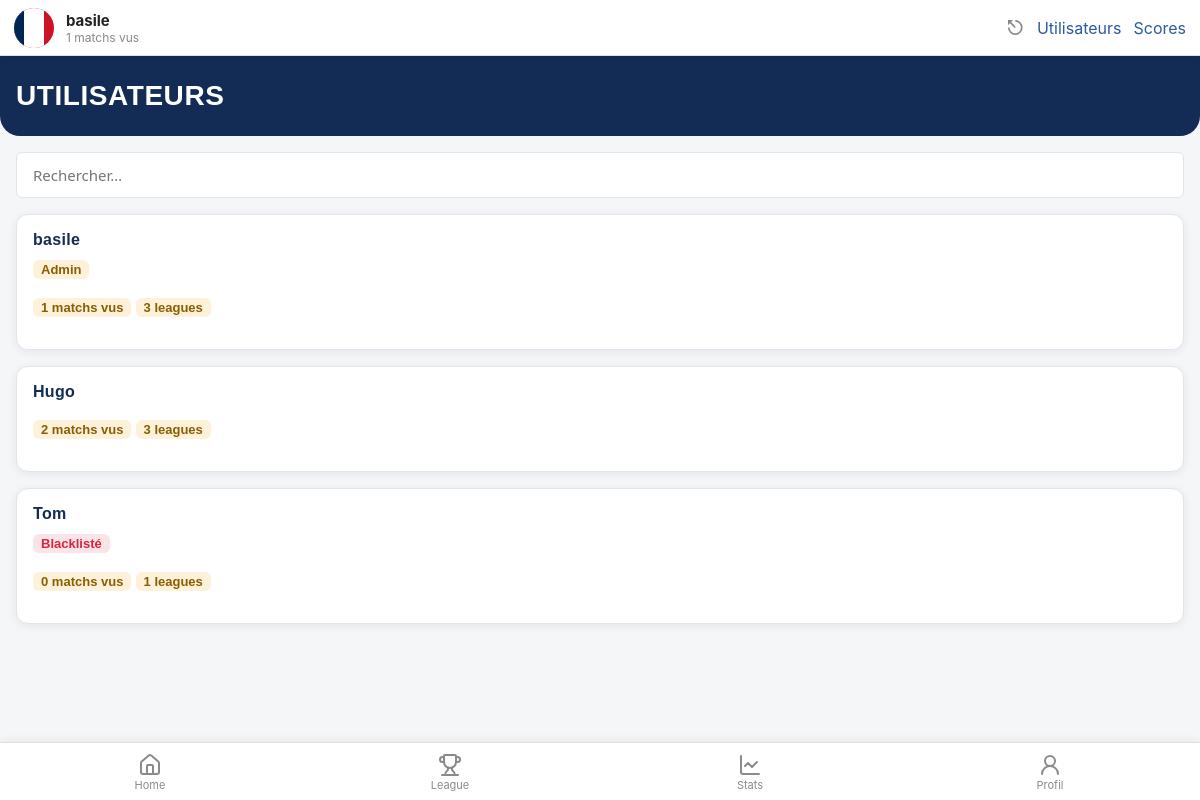
Page /index.php?view=users (signed in) on the committed database.
### tables this page shows
CREATE TABLE `UTILISATEUR` (
  `id` int NOT NULL,
  `pseudo` varchar(50) NOT NULL,
  `mot_de_passe` varchar(255) NOT NULL,
  `equipe_pref_id` int DEFAULT NULL,
  `joueur_pref_id` int DEFAULT NULL,
  `pdp` varchar(255) NOT NULL,
  `admin` tinyint(1) NOT NULL DEFAULT '0',
  `blacklist` tinyint(1) NOT NULL DEFAULT '0'
);

### libs/maLibUtils.php (called while the page is built, shortened)
<?php
function valider($nom,$type="REQUEST")
{
	switch($type)
	{
		case 'REQUEST':
		if(isset($_REQUEST[$nom]) && !($_REQUEST[$nom] == ""))
			return proteger($_REQUEST[$nom]);
		break;
		case 'SESSION':
		if(isset($_SESSION[$nom]) && !($_SESSION[$nom] == ""))
			return $_SESSION[$nom];
		break;
	}
	return false;
}
function proteger($str)
{
	if (is_array($str))
	{
		$nextTab = array();
		foreach($str as $cle => $val)
		{
			$nextTab[$cle] = addslashes($val);
		}
		return $nextTab;
	}
	else
		return addslashes ($str);
}
?>

### libs/maLibSQL.pdo.php (called while the page is built, shortened)
<?php
function SQLGetChamp($sql)
{
	global $BDD_host;
	global $BDD_base;
	global $BDD_user;
	global $BDD_password;
	try {
		$dbh = new PDO("mysql:host=$BDD_host;dbname=$BDD_base", $BDD_user, $BDD_password);
	} catch (PDOException $e) {
		die("<font color=\"red\">SQLGetChamp: Erreur de connexion : " . $e->getMessage() . "</font>");
	}
	$dbh->exec("SET CHARACTER SET utf8");
	$res = $dbh->query($sql);
	$num = $res->rowCount();
	$res->setFetchMode(PDO::FETCH_NUM);
	$ligne = $res->fetch();
	if ($ligne == false) return false;
	else return $ligne[0];
}
function SQLSelect($sql)
{
 	global $BDD_host;
	global $BDD_base;
 	global $BDD_user;
 	global $BDD_password;
	try {
		$dbh = new PDO("mysql:host=$BDD_host;dbname=$BDD_base", $BDD_user, $BDD_password);
	} catch (PDOException $e) {
		die("<font color=\"red\">SQLSelect: Erreur de connexion : " . $e->getMessage() . "</font>");
	}
	$dbh->exec("SET CHARACTER SET utf8");
	$res = $dbh->query($sql);
	$num = $res->rowCount();
	if ($num==0) return false;
	else return $res;
}
function parcoursRs($result)
{
	$result->setFetchMode(PDO::FETCH_ASSOC);
	while ($ligne = $result->fetch())
		$tab[]= $ligne;
	return $tab;
}
?>

### libs/modele.php (called while the page is built, shortened)
<?php
include_once(__DIR__ . "/maLibSQL.pdo.php");
function getProfil($idUser)
{
    $SQL = "SELECT U.id, U.pseudo, U.pdp, U.equipe_pref_id, U.joueur_pref_id,
				   E.nom AS equipe_nom, E.image_drapeau,
				   J.prenom AS joueur_prenom, J.nom AS joueur_nom, J.image_joueur
            FROM UTILISATEUR U
            LEFT JOIN EQUIPE E ON E.id = U.equipe_pref_id
            LEFT JOIN JOUEUR J ON J.id = U.joueur_pref_id
            WHERE U.id = '$idUser'";
    $rs = parcoursRs(SQLSelect($SQL));
    return (count($rs) > 0) ? $rs[0] : false;
}
function getStatsProfil($idUser)
{
    $nbVus = SQLGetChamp("SELECT COUNT(*) FROM AVIS_MATCH WHERE user_id='$idUser' AND vu_ou IS NOT NULL");
    $SQL = "SELECT J.prenom, J.nom, COUNT(*) AS nb
            FROM AVIS_MATCH A
            JOIN JOUEUR J ON J.id = A.mvp_id
            WHERE A.user_id='$idUser' AND A.mvp_id IS NOT NULL
            GROUP BY A.mvp_id ORDER BY nb DESC LIMIT 1";
    $rs = parcoursRs(SQLSelect($SQL));
    $mvp = (count($rs) > 0) ? $rs[0]['prenom'] . ' ' . $rs[0]['nom'] : 'Aucun';
    $SQL = "SELECT E.nom, COUNT(*) AS nb
            FROM AVIS_MATCH A
            JOIN MATCHS M ON M.id = A.match_id
            JOIN EQUIPE E ON E.id = M.equipe_dom_id OR E.id = M.equipe_ext_id
            WHERE A.user_id='$idUser' AND A.vu_ou IS NOT NULL
            GROUP BY E.id ORDER BY nb DESC LIMIT 1";
    $rs = parcoursRs(SQLSelect($SQL));
    $equipePlusVue = (count($rs) > 0) ? $rs[0]['nom'] : 'Aucune';
    $noteMoy = SQLGetChamp("SELECT ROUND(AVG(note_match),1) FROM AVIS_MATCH WHERE user_id='$idUser' AND note_match IS NOT NULL");
    $nbStade = SQLGetChamp("SELECT COUNT(*) FROM AVIS_MATCH WHERE user_id='$idUser' AND vu_ou='stade'");
    if (!$nbStade) $nbStade = 0;
    return compact('nbVus', 'mvp', 'equipePlusVue', 'noteMoy', 'nbStade');
}
function listerUtilisateursAdmin()
{
    $SQL = "SELECT U.id, U.pseudo, U.admin, U.blacklist,
                   COUNT(DISTINCT ML.league_id) AS nb_leagues,
                   COUNT(DISTINCT AM.match_id)  AS nb_matchs_vus
            FROM UTILISATEUR U
            LEFT JOIN MEMBRE_LEAGUE ML ON ML.user_id = U.id
            LEFT JOIN AVIS_MATCH AM ON AM.user_id = U.id AND AM.vu_ou IS NOT NULL
            GROUP BY U.id
            ORDER BY U.pseudo ASC";
    return parcoursRs(SQLSelect($SQL));
}
?>

### templates/users.php (the view, shortened to what this page needs)
<?php
$users = listerUtilisateursAdmin();
?>
<div class="top-bar">
    <h1>Utilisateurs</h1>
</div>
<div class="container">
    <div class="form-group">
        <input type="text" placeholder="Rechercher…" oninput="filtrerUsers(this.value)" />
    </div>
    <?php foreach ($users as $u):
        $admin = $u['admin'] == 1;
        $bl    = $u['blacklist'] == 1;
    ?>
    <div class="card"
         data-pseudo="<?= strtolower($u['pseudo']) ?>"
         data-id="<?= $u['id'] ?>"
         data-admin="<?= $admin ? '1' : '0' ?>"
         data-bl="<?= $bl ? '1' : '0' ?>"
         onclick="ouvrirFermer(this)">
        <h3><?= $u['pseudo'] ?></h3>
        <div class="user-badges">
            <?php if ($admin): ?><span class="badge badge--rating">Admin</span><?php endif; ?>
            <?php if ($bl):    ?><span class="badge badge--danger">Blacklisté</span><?php endif; ?>
        </div>
        <div class="body hidden mt-md" onclick="event.stopPropagation()">
            <span class="badge badge--rating"><?= $u['nb_matchs_vus'] ?> matchs vus</span>
            <span class="badge badge--rating"><?= $u['nb_leagues'] ?> leagues</span>
        </div>
    </div>
    <?php endforeach; ?>
</div>

### templates/header.php (shortened to what this page needs)
<!DOCTYPE html PUBLIC "-//W3C//DTD XHTML 1.0 Strict//EN" "http://www.w3.org/TR/xhtml1/DTD/xhtml1-strict.dtd">
<html xmlns="http://www.w3.org/1999/xhtml">
<head>
	<link rel="stylesheet" type="text/css" href="css/style.css?v=6">
</head>
<body>
<?php
include_once "libs/modele.php";
?>
<div id="entete">
	<?php if (valider("connecte", "SESSION")) :
		$idMoi  = valider("idUser", "SESSION");
		$profil = getProfil($idMoi);
		$stats  = getStatsProfil($idMoi);
		$pp = $profil['pdp'] ? $profil['pdp'] : 'default.png';
	?>
		<img class="entete-pp" src="ressources/images_drapeaux/<?php echo htmlspecialchars($pp); ?>" alt="" />
		<div class="entete-info">
			<span class="entete-pseudo"><?php echo htmlspecialchars($profil['pseudo']); ?></span>
			<span class="entete-stat"><?php echo (int) $stats['nbVus']; ?> matchs vus</span>
		</div>
		<a class="entete-logout" href="controleur.php?action=Logout" aria-label="Déconnexion">⎋</a>
	<?php else : ?>
		<a class="entete-login" href="index.php?view=login">Se connecter</a>
	<?php endif; ?>
	<?php
	if (valider("isAdmin","SESSION")){
		echo '<a href="index.php?view=users">Utilisateurs</a>';
		echo '<a href="index.php?view=scores">Scores</a>';
	} ?>
</div>

### css/style.css (style rules this page uses)
body { padding-top:56px; padding-bottom:70px; }
#entete { position: fixed; top:0; left:0; right:0; height: 56px; display: flex; align-items: center; gap: 12px; padding: 0 14px; background: #fff; border-bottom: 1px solid #e0e0e0; box-shadow: 0 2px 8px rgba(0,0,0,0.06); z-index: 1000; font-family: -apple-system, system-ui, sans-serif; }
.entete-pp { width:40px; height:40px; border-radius:50%; object-fit:cover; background:#eee; }
.entete-info { display:flex; flex-direction:column; flex:1; }
.entete-pseudo { font-weight:bold; font-size:15px; color:#222; }
.entete-stat { font-size:12px; color:#888; }
.entete-logout { font-size:20px; color:#888; text-decoration:none; }
:root { --color-primary: #122C56; --color-primary-light: #2C5AA0; --color-accent: #F0A202; --color-success: #2E8B57; --color-danger: #D7263D; --color-bg: #F5F6F8; --color-surface: #FFFFFF; --color-border: #E2E5EA; --color-text: #1B1F27; --color-text-muted: #6B7280; --color-on-primary: #FFFFFF; --font-display: 'Oswald', sans-serif; --font-body: 'Work Sans', system-ui, sans-serif; --container-width: 480px; --nav-height: 64px; --radius-sm: 6px; --radius-md: 12px; --radius-lg: 20px; --shadow-card: 0 2px 10px rgba(18, 44, 86, 0.08); --space-xs: 4px; --space-sm: 8px; --space-md: 16px; --space-lg: 24px; --space-xl: 32px; }
*, *::before, *::after { box-sizing: border-box; }
body { margin: 0; font-family: var(--font-body); color: var(--color-text); background: var(--color-bg); -webkit-font-smoothing: antialiased; }
h1, h2, h3, h4 { font-family: var(--font-display); font-weight: 600; margin: 0 0 var(--space-sm); letter-spacing: 0.02em; color: var(--color-primary); }
h1 { font-size: 28px; text-transform: uppercase; }
h3 { font-size: 16px; }
a { color: var(--color-primary-light); text-decoration: none; }
.container { padding: var(--space-md); }
.top-bar { background: var(--color-primary); color: var(--color-on-primary); padding: var(--space-lg) var(--space-md); border-radius: 0 0 var(--radius-lg) var(--radius-lg); }
.top-bar h1 { color: var(--color-on-primary); margin: 0; }
.card { background: var(--color-surface); border: 1px solid var(--color-border); border-radius: var(--radius-md); box-shadow: var(--shadow-card); padding: var(--space-md); margin-bottom: var(--space-md); }
.badge { display: inline-flex; align-items: center; justify-content: center; min-width: 36px; padding: 2px 8px; border-radius: var(--radius-sm); font-family: var(--font-display); font-weight: 600; font-size: 13px; }
.badge--rating { background: rgba(240, 162, 2, 0.15); color: #8a5d00; }
.badge--danger { background: rgba(215, 38, 61, 0.12); color: var(--color-danger); }
.form-group { margin-bottom: var(--space-md); }
.form-group input, .form-group select, .form-group textarea { width: 100%; padding: 12px var(--space-md); border: 1.5px solid var(--color-border); border-radius: var(--radius-sm); font-family: var(--font-body); font-size: 15px; background: var(--color-surface); color: var(--color-text); }
.mt-md { margin-top: var(--space-md); }

### rows in the picture
utilisateur: pdp (picture), pseudo "basile", admin "Admin", nb_matchs_vus "1", nb_leagues "3"
utilisateur: pseudo "Hugo", nb_matchs_vus "2", nb_leagues "3"
utilisateur: pseudo "Tom", blacklist "Blacklisté", nb_matchs_vus "0", nb_leagues "1"

### other values in the picture
$stats['nbVus'] "1"
